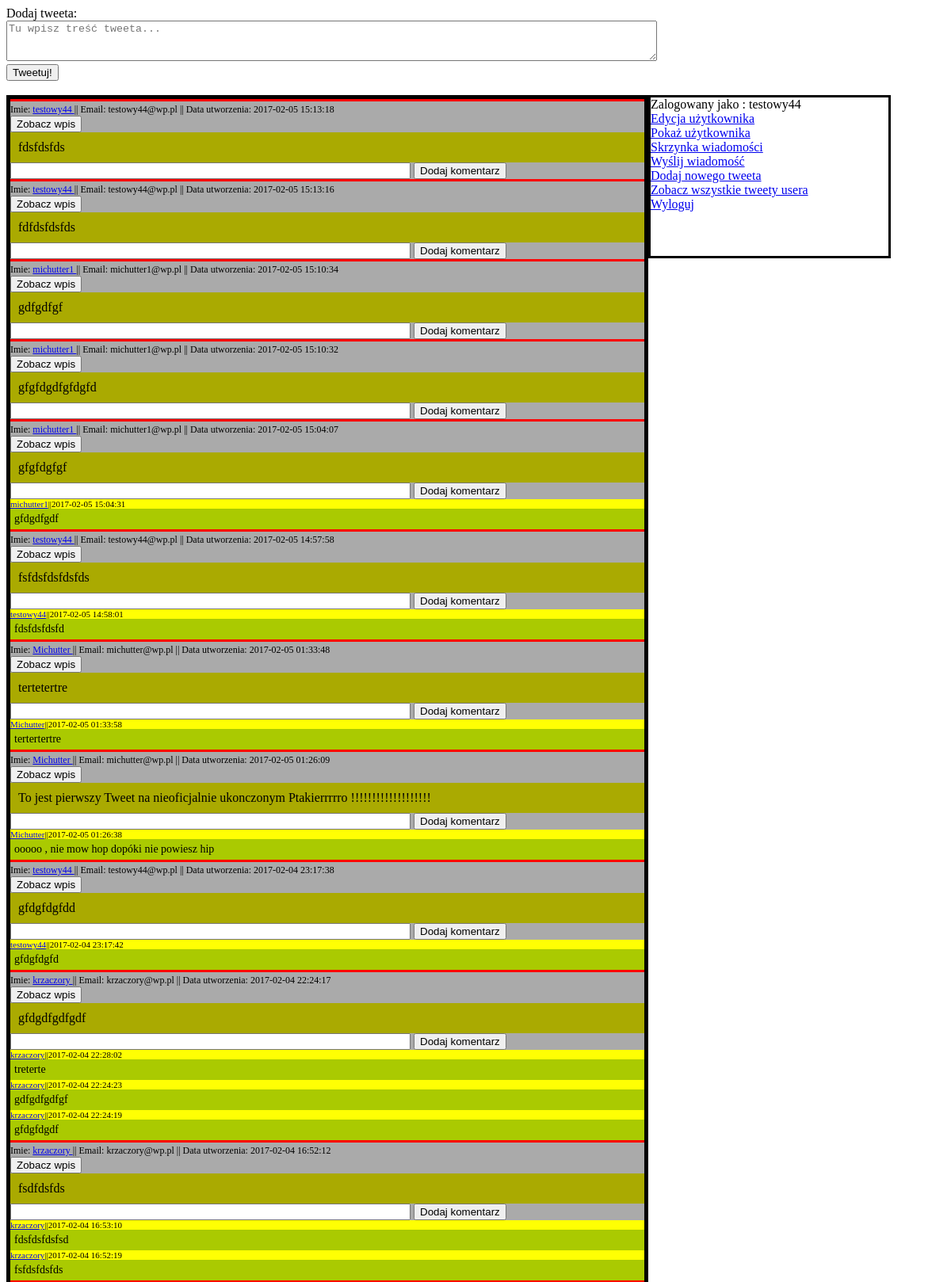
The page /loggedIndex.php (signed in, upper part) on the database its author committed.
### tables this page shows
CREATE TABLE `tweets` (
  `id` int(11) NOT NULL,
  `userId` int(11) NOT NULL,
  `text` varchar(140) DEFAULT NULL,
  `creationDate` timestamp NULL DEFAULT CURRENT_TIMESTAMP
);

CREATE TABLE `users` (
  `id` int(11) NOT NULL,
  `email` varchar(255) DEFAULT NULL,
  `username` varchar(40) DEFAULT NULL,
  `hashed_password` varchar(256) DEFAULT NULL,
  `salt` varchar(6) DEFAULT NULL
);

CREATE TABLE `comments` (
  `id` int(11) NOT NULL,
  `userId` int(11) NOT NULL,
  `tweetId` int(11) NOT NULL,
  `creationDate` timestamp NOT NULL DEFAULT CURRENT_TIMESTAMP ON UPDATE CURRENT_TIMESTAMP,
  `text` text NOT NULL
);

### src/Tweet.php (called while the page is built, shortened)
<?php
class Tweet {
  private $id;
  private $userId;
  private $text;
  private $creationDate;
  public function __construct(){
    $this->id = -1;
    $this->userId = '';
    $this->text = '';
    $this->creationDate = '';
  }
  public function getId(){
    return $this->id;
  }
  public function getUserId(){
    return $this->userId;
  }
  public function getText(){
    return $this->text;
  }
  public function getCreationDate(){
    return $this->creationDate;
  }
  public static function loadAllTweets(PDO $conn){
      $sql = 'SELECT * FROM tweets';
      $result = $conn->query($sql);
      if($result==TRUE && $result->rowCount()>0){
        $ret = [];
        while($row = $result->fetch(PDO::FETCH_ASSOC)){
          $loadedTweet = new Tweet();
          $loadedTweet->id = $row['id'];
          $loadedTweet->userId = $row['userId'];
          $loadedTweet->text = $row['text'];
          $loadedTweet->creationDate = $row['creationDate'];
          $ret[] = $loadedTweet;
        }
        return $ret;
      }
      return NULL;
  }
}
?>

### src/Comment.php (called while the page is built, shortened)
<?php
class Comment{
  private $userId;
  private $creationDate;
  private $text;
  public function __construct(){
    $this->userId = '';
    $this->creationDate = '';
    $this->text = '';
  }
  public function getUserId(){
    return $this->userId;
  }
  public function getCreationDate(){
    return $this->creationDate;
  }
  public function getText(){
    return $this->text;
  }
  public static function loadAllCommentsByTweetId(PDO $conn, $tweetId){
    $sql = "SELECT * FROM comments WHERE tweetId=$tweetId";
    $result = $conn->query($sql);
    if($result==TRUE && $result->rowCount()>0){
      $ret = [];
      while($row = $result->fetch(PDO::FETCH_ASSOC)){
        $loadedComment = new Comment();
        $loadedComment->id = $row['id'];
        $loadedComment->userId = $row['userId'];
        $loadedComment->tweetId = $row['tweetId'];
        $loadedComment->creationDate = $row['creationDate'];
        $loadedComment->text = $row['text'];
        $ret[] = $loadedComment;
      }
      return $ret;
    }
    return NULL;
  }
}
?>

### src/User.php (called while the page is built, shortened)
<?php
class User {
  private $username;
  public function __construct(){
    $this->username = '';
  }
  public function getUsername (){
    return $this->username;
  }
  public static function loadUserById(PDO $conn, $id){
    $sql = 'SELECT * FROM users WHERE id=?';
    $result = $conn->prepare($sql);
    $result->execute([$id]);
    if ($result==TRUE && $result->rowCount()==1){
      $row = $result->fetch(PDO::FETCH_ASSOC);
      $loadedUser = new User();
      $loadedUser->id = $row['id'];
      $loadedUser->email = $row['email'];
      $loadedUser->username = $row['username'];
      $loadedUser->hashedPassword = $row['hashed_password'];
      $loadedUser->salt = $row['salt'];
      return $loadedUser;
    }
    return NULL;
  }
}
?>

### loggedIndex.php (the view, shortened to what this page needs)
<?php
require 'src/User.php';
require 'src/Tweet.php';
require 'src/Comment.php';
if(!isset($_SESSION['logged'])){
  header ('Location: index.php');
}else{
  $conn = Validate::databaseConn();
  $loggedUser = User::loadUserById($conn, $_SESSION['id']);
  $tweets = Tweet::loadAllTweets($conn);
}
?>
<!DOCTYPE html>
<html lang=pl>
  <head>
    <link rel="stylesheet" href="css/style.css" type="text/css" />
  </head>
  <body>
    <form action="addTweet.php" method='POST'>
      Dodaj tweeta: <br />
      <label><textarea maxlength=170  name="tweet" cols=100 rows=3 placeholder="Tu wpisz treść tweeta..."/></textarea></label><br />
      <input type="submit" value="Tweetuj!" />
    </form>
    <br />
    <div id="tweet">
      <?php
        if($tweets){
          $revTweets = array_reverse($tweets);
          foreach ($revTweets as $value){
            $id = $value->getUserId();
            $sql = "SELECT id, email, username FROM users WHERE id=$id";
            $result = $conn->query($sql);
            $row = $result->fetch(PDO::FETCH_ASSOC);
            echo '<div class="tweet">
                      <div class="dataTweet">Imie: <a href="lookUser.php?id='.$row['id'].'">'.$row['username'].' </a>|| </div>
                      <div class="dataTweet">Email: '.$row['email'].' || </div>
                      <div class="dataTweet">Data utworzenia: '.$value->getCreationDate().'</div>
                      <form action="onePost.php" method="POST">
                        <input type="hidden" name="tweetIdLook" value="'.$value->getId().'" />
                        <input type="submit" value="Zobacz wpis" />
                      </form>
                      <div class="text">'.$value->getText().'</div>
                      <form action="addComment.php" method="POST">
                        <input type="text" maxlength=60 size=60 name="comment" />
                        <input type="hidden" name="tweetId" value="'.$value->getId().'" />
                        <input type="submit" value="Dodaj komentarz" />
                      </form>';
            $allComments = Comment::loadAllCommentsByTweetId($conn, $value->getId());
            if(is_array($allComments)){
              $allComments = array_reverse($allComments);
            }
            for($i=0; $i<count($allComments); $i++){
              $userId = $allComments[$i]->getUserId();
              $sql2 = "SELECT id, email, username FROM users WHERE id=$userId";
              $result2 = $conn->query($sql2);
              $row2 = $result2->fetch(PDO::FETCH_ASSOC);
              echo '<div class="comment"><a href="lookUser.php?id='.$row2['id'].'">'.$row2['username'].'</a>||'.$allComments[$i]->getCreationDate().'</div>
                    <div class="textC">'.$allComments[$i]->getText().'</div>';
            }
            echo '</div>';
          }
        }
      ?>
    </div>
    <div id="kontener">
      <div id="log">
        Zalogowany jako : <?php echo $loggedUser->getUsername().'<br />';?>
        <a href="editUser.php">Edycja użytkownika</a><br />
        <a href="lookYourself.php">Pokaż użytkownika</a><br />
        <a href="mailBox.php">Skrzynka wiadomości</a><br />
        <a href="sendMessage.php">Wyślij wiadomość</a><br />
        <a href="addTweet.php">Dodaj nowego tweeta</a><br />
        <a href="allYourTweets.php">Zobacz wszystkie tweety usera</a><br />
        <a href="logout.php">Wyloguj</a><br />
      </div>
    </div>
  </body>
</html>

### css/style.css (style rules this page uses)
#tweet { border: 5px solid black; width: 800px; height: auto; float: left; }
#kontener { float: left; }
#log { border: 3px solid black; width: 300px; height: 200px; }
.tweet { background-color: #aaaaaa; border-top: 3px solid red; }
.text { font-size: 16px; background-color: #aaaa01; padding: 10px; }
.dataTweet { font-size: 12px; display: inline; }
.comment { font-size: 11px; background-color: #FFFF03; }
.textC { font-size: 14px; background-color: #aaca01; padding: 5px; }

### rows shown on the page
tweets: userId.username "testowy44", userId.email "testowy44@wp.pl", creationDate "2017-02-05 15:13:18", text "fdsfdsfds"
tweets: userId.username "testowy44", userId.email "testowy44@wp.pl", creationDate "2017-02-05 15:13:16", text "fdfdsfdsfds"
tweets: userId.username "michutter1", userId.email "michutter1@wp.pl", creationDate "2017-02-05 15:10:34", text "gdfgdfgf"
tweets: userId.username "michutter1", userId.email "michutter1@wp.pl", creationDate "2017-02-05 15:10:32", text "gfgfdgdfgfdgfd"
tweets: userId.username "michutter1", userId.email "michutter1@wp.pl", creationDate "2017-02-05 15:04:07", text "gfgfdgfgf"
users: username "michutter1"
comments: creationDate "2017-02-05 15:04:31", text "gfdgdfgdf"
tweets: userId.username "testowy44", userId.email "testowy44@wp.pl", creationDate "2017-02-05 14:57:58", text "fsfdsfdsfdsfds"
users: username "testowy44"
comments: creationDate "2017-02-05 14:58:01", text "fdsfdsfdsfd"
tweets: userId.username "Michutter", userId.email "michutter@wp.pl", creationDate "2017-02-05 01:33:48", text "tertetertre"
users: username "Michutter"
comments: creationDate "2017-02-05 01:33:58", text "tertertertre"
tweets: userId.username "Michutter", userId.email "michutter@wp.pl", creationDate "2017-02-05 01:26:09", text "To jest pierwszy Tweet na nieoficjalnie ukonczonym Ptakierrrrro !!!!!!!!!!!!!!!!!!!"
comments: creationDate "2017-02-05 01:26:38", text "ooooo , nie mow hop dopóki nie powiesz hip"
tweets: userId.username "testowy44", userId.email "testowy44@wp.pl", creationDate "2017-02-04 23:17:38", text "gfdgfdgfdd"
comments: creationDate "2017-02-04 23:17:42", text "gfdgfdgfd"
tweets: userId.username "krzaczory", userId.email "krzaczory@wp.pl", creationDate "2017-02-04 22:24:17", text "gfdgdfgdfgdf"
users: username "krzaczory"
comments: creationDate "2017-02-04 22:28:02", text "treterte"
comments: creationDate "2017-02-04 22:24:23", text "gdfgdfgdfgf"
comments: creationDate "2017-02-04 22:24:19", text "gfdgfdgdf"
tweets: userId.username "krzaczory", userId.email "krzaczory@wp.pl", creationDate "2017-02-04 16:52:12", text "fsdfdsfds"
comments: creationDate "2017-02-04 16:53:10", text "fdsfdsfdsfsd"
comments: creationDate "2017-02-04 16:52:19", text "fsfdsfdsfds"
